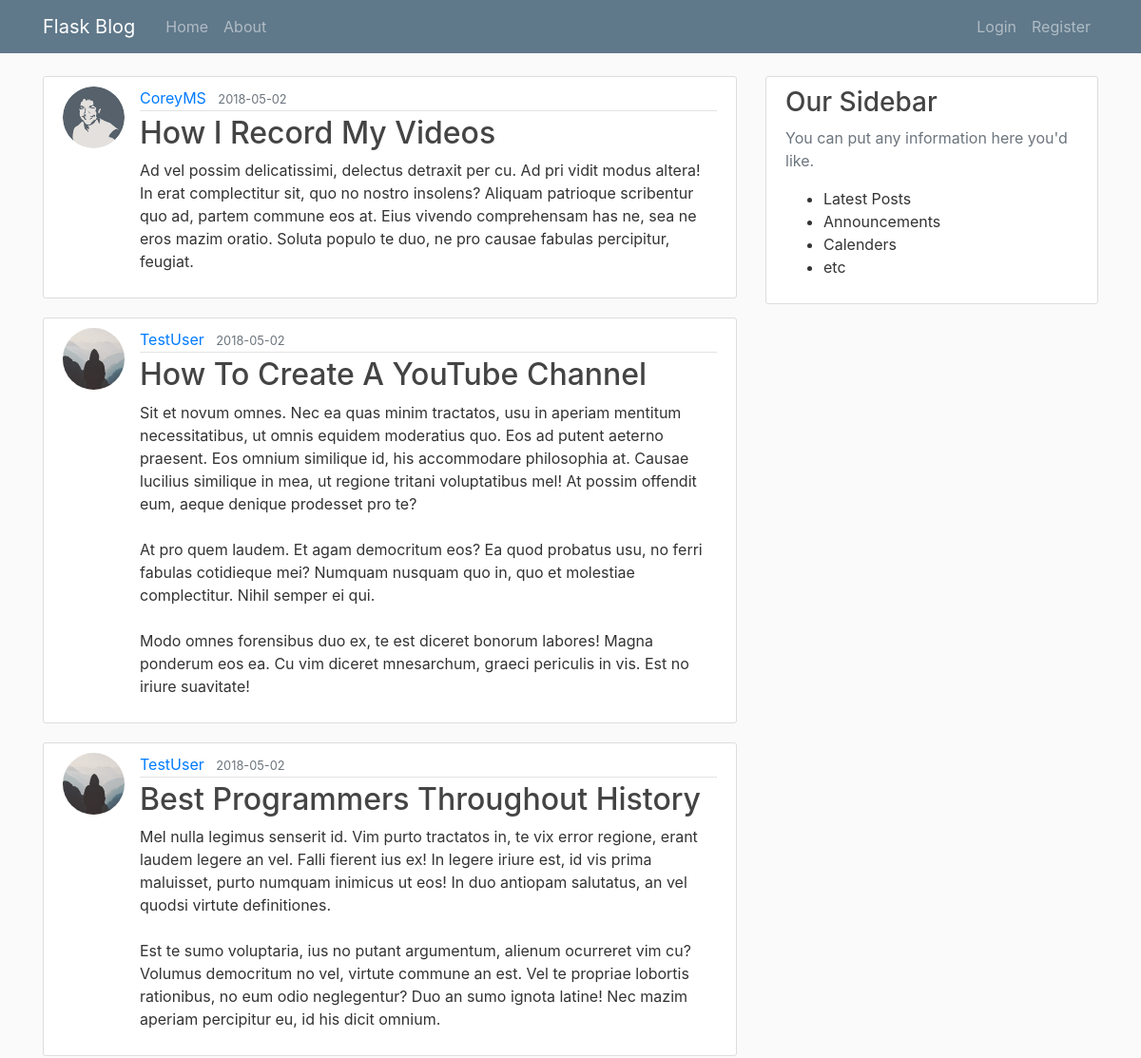
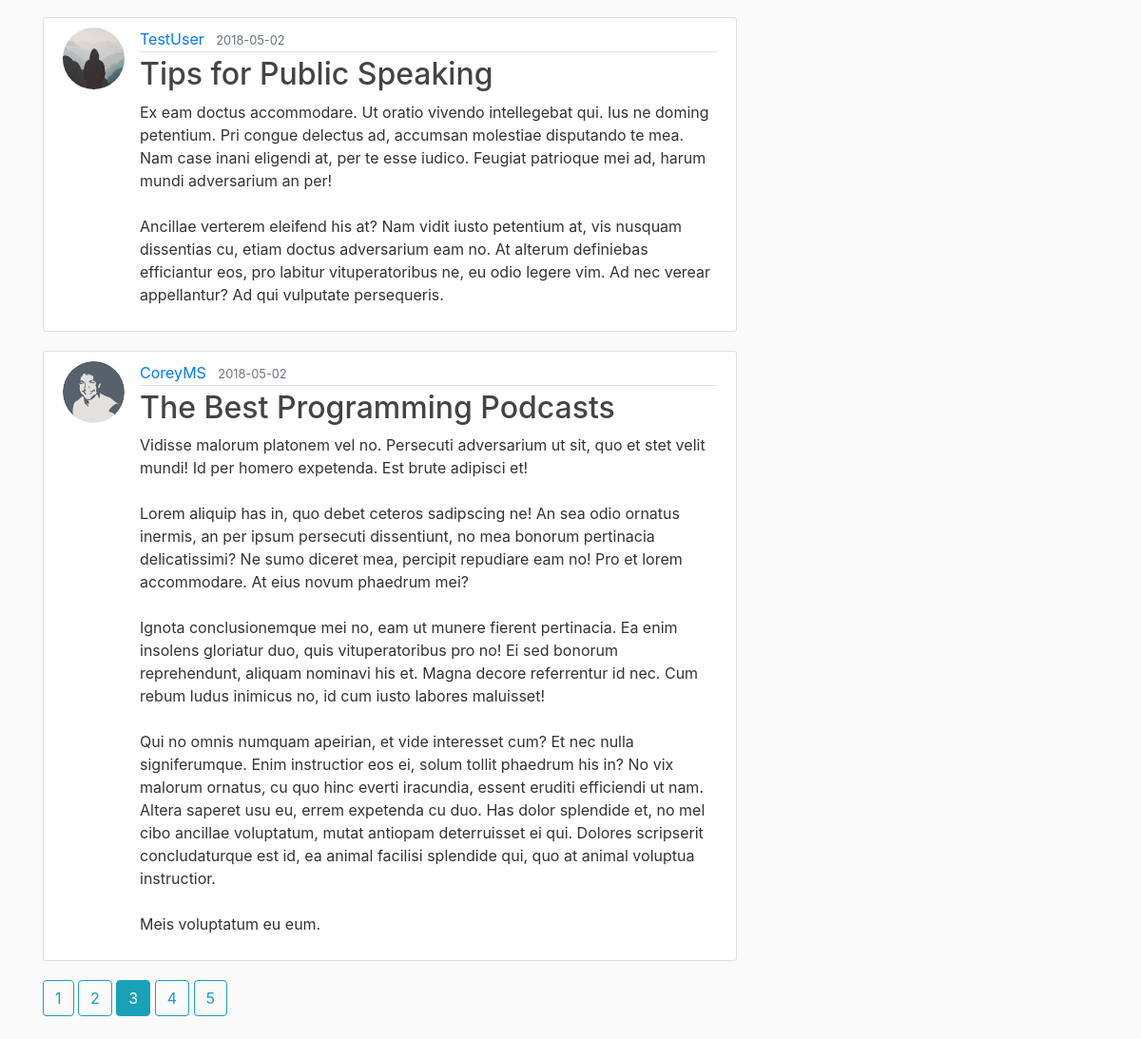
Screenshot of /home?page=3 with the database file from the repository (2 pictures, top to bottom).
### flaskblog/models.py (models this page shows, shortened)
class Post(db.Model):
    id = db.Column(db.Integer, primary_key=True)
    title = db.Column(db.String(100), nullable=False)
    date_posted = db.Column(db.DateTime, nullable=False, default=datetime.utcnow)
    content = db.Column(db.Text, nullable=False)
    user_id = db.Column(db.Integer, db.ForeignKey('user.id'), nullable=False)

class User(db.Model, UserMixin):
    id = db.Column(db.Integer, primary_key=True)
    username = db.Column(db.String(20), unique=True, nullable=False)
    email = db.Column(db.String(120), unique=True, nullable=False)
    image_file = db.Column(db.String(20), nullable=False, default='default.jpg')
    password = db.Column(db.String(60), nullable=False)
    posts = db.relationship('Post', backref='author', lazy=True)

### flaskblog/main/routes.py (the view)
@main.route('/')
@main.route('/home')
def home():
    page = request.args.get('page', 1, type=int)
    posts = Post.query.order_by(
        Post.date_posted.desc()).paginate(page=page, per_page=5)
    return render_template('home.html', posts=posts)

### flaskblog/templates/home.html (shortened to what this page needs)
{% extends "layout.html" %}
{% block content %}
    {% for post in posts.items %}
        <article class="media content-section">
            <img class="rounded-circle article-img" src="{{ url_for('static', filename='profile_pics/' + post.author.image_file) }}">
            <div class="media-body">
                <div class="article-metadata">
                    <a class="mr-2" href="{{ url_for('users.user_posts', username=post.author.username)}}">{{ post.author.username }}</a>
                    <small class="text-muted">{{ post.date_posted.strftime('%Y-%m-%d') }}</small>
                </div>
                <h2><a class="article-title" href="{{ url_for('posts.post', post_id=post.id) }}">{{ post.title }}</a></h2>
                <p class="article-content">{{ post.content }}</p>
            </div>
        </article>
    {% endfor %}
    {% for page_num in posts.iter_pages(left_edge=1, right_edge=1, left_current=1, right_current=2) %}
        {% if page_num %}
            {% if posts.page == page_num %}
                <a class="btn btn-info mb-4" href="{{ url_for('main.home', page=page_num) }}">{{ page_num }}</a>
            {% else %}
                <a class="btn btn-outline-info mb-4" href="{{ url_for('main.home', page=page_num) }}">{{ page_num }}</a>
            {% endif %}
        {% endif %}
    {% endfor %}
{% endblock content %}

### flaskblog/static/main.css (style rules this page uses)
body { background: #fafafa; color: #333333; margin-top: 5rem; }
h1, h2, h3, h4, h5, h6 { color: #444444; }
.content-section { background: #ffffff; padding: 10px 20px; border: 1px solid #dddddd; border-radius: 3px; margin-bottom: 20px; }
.article-title { color: #444444; }
.article-content { white-space: pre-line; }
.article-img { height: 65px; width: 65px; margin-right: 16px; }
.article-metadata { padding-bottom: 1px; margin-bottom: 4px; border-bottom: 1px solid #e3e3e3 }

### rows the page displays
Post: image_file (picture), author.username "CoreyMS", date_posted "2018-05-02", title "How I Record My Videos", content "Ad vel possim delicatissimi, delectus detraxit per cu. Ad pri vidit modus altera! In erat complectitur sit, quo no nostro insolens? Aliquam patrioque scribentur quo ad, partem commune eos at. Eius vivendo comprehensam has ne, sea ne eros mazim oratio. Soluta populo te duo, ne pro causae fabulas percipitur, feugiat."
Post: image_file (placeholder picture), author.username "TestUser", date_posted "2018-05-02", title "How To Create A YouTube Channel", content "Sit et novum omnes. Nec ea quas minim tractatos, usu in aperiam mentitum necessitatibus, ut omnis equidem moderatius quo. Eos ad putent aeterno praesent. Eos omnium similique id, his accommodare philosophia at. Causae lucilius similique in mea, ut regione tritani voluptatibus mel! At possim offendit eum, aeque denique prodesset pro te? At pro quem laudem. Et agam democritum eos? Ea quod probatus usu, no ferri fabulas cotidieque mei? Numquam nusquam quo in, quo et molestiae complectitur. Nihil semper ei qui. Modo omnes forensibus duo ex, te est diceret bonorum labores! Magna ponderum eos ea. Cu vim diceret mnesarchum, graeci periculis in vis. Est no iriure suavitate!"
Post: image_file (placeholder picture), author.username "TestUser", date_posted "2018-05-02", title "Best Programmers Throughout History", content "Mel nulla legimus senserit id. Vim purto tractatos in, te vix error regione, erant laudem legere an vel. Falli fierent ius ex! In legere iriure est, id vis prima maluisset, purto numquam inimicus ut eos! In duo antiopam salutatus, an vel quodsi virtute definitiones. Est te sumo voluptaria, ius no putant argumentum, alienum ocurreret vim cu? Volumus democritum no vel, virtute commune an est. Vel te propriae lobortis rationibus, no eum odio neglegentur? Duo an sumo ignota latine! Nec mazim aperiam percipitur eu, id his dicit omnium."
Post: image_file (placeholder picture), author.username "TestUser", date_posted "2018-05-02", title "Tips for Public Speaking", content "Ex eam doctus accommodare. Ut oratio vivendo intellegebat qui. Ius ne doming petentium. Pri congue delectus ad, accumsan molestiae disputando te mea. Nam case inani eligendi at, per te esse iudico. Feugiat patrioque mei ad, harum mundi adversarium an per! Ancillae verterem eleifend his at? Nam vidit iusto petentium at, vis nusquam dissentias cu, etiam doctus adversarium eam no. At alterum definiebas efficiantur eos, pro labitur vituperatoribus ne, eu odio legere vim. Ad nec verear appellantur? Ad qui vulputate persequeris."
Post: image_file (picture), author.username "CoreyMS", date_posted "2018-05-02", title "The Best Programming Podcasts", content "Vidisse malorum platonem vel no. Persecuti adversarium ut sit, quo et stet velit mundi! Id per homero expetenda. Est brute adipisci et! Lorem aliquip has in, quo debet ceteros sadipscing ne! An sea odio ornatus inermis, an per ipsum persecuti dissentiunt, no mea bonorum pertinacia delicatissimi? Ne sumo diceret mea, percipit repudiare eam no! Pro et lorem accommodare. At eius novum phaedrum mei? Ignota conclusionemque mei no, eam ut munere fierent pertinacia. Ea enim insolens gloriatur duo, quis vituperatoribus pro no! Ei sed bonorum reprehendunt, aliquam nominavi his et. Magna decore referrentur id nec. Cum rebum ludus inimicus no, id cum iusto labores maluisset! Qui no omnis numquam…"

### other values shown
{{ page_num }} "1" "2" "4" "5"
{{ page_num }} "3"
